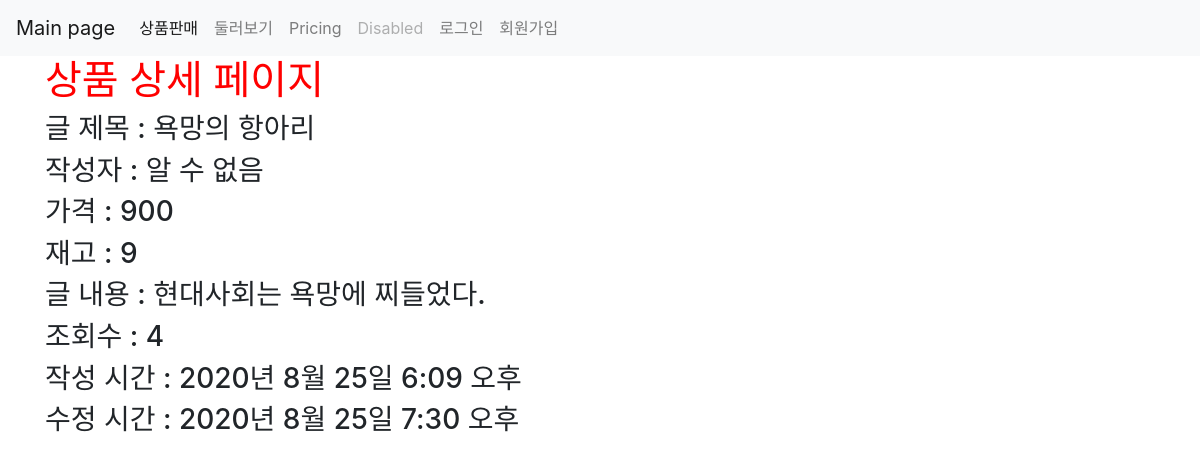
Page /products/7/ on the committed database.
### products/models.py (models this page shows)
class Product(models.Model):
    title = models.CharField(max_length = 100)
    content = models.TextField()
    user = models.ForeignKey(User, on_delete=models.CASCADE, null=True)
    created_at = models.DateTimeField(auto_now_add = True)
    updated_at = models.DateTimeField(auto_now = True)
    view_count = models.IntegerField(default=0)
    image = models.ImageField(upload_to='images/', null=True)
    price = models.IntegerField(null=True)
    stock = models.IntegerField(null=True)

### products/views.py (the view)
# urls.py: path('<int:id>/', show, name="show"),
def show(request, id):
    product = Product.objects.get(pk=id)
    increased_view_count = product.view_count + 1
    product.view_count = increased_view_count
    product.save()
    return render (request, 'products/show.html', {'product': product})

### products/templates/products/show.html (shortened to what this page needs)
{% extends 'base.html' %}
{% block content %}
{% include 'shared/_navbar.html' %}
<div class="container">
    <h1>상품 상세 페이지</h1>
    <h3>글 제목 : {{ product.title }}</h3>
    {% if product.writer %}
        <h3>작성자 : {{ product.user }}</h3>
    {% else %}
        <h3>작성자 : 알 수 없음</h3>
    {% endif %}
    <h3>가격 : {{ product.price }}</h3>
    <h3>재고 : {{ product.stock }}</h3>
    <h3>글 내용 : {{ product.content }}</h3>
    <h3>조회수 : {{ product.view_count }}</h3>
    <h3>작성 시간 : {{ product.created_at }}</h3>
    <h3>수정 시간 : {{ product.updated_at }}</h3>
</div>
{% endblock %}

### myblog/static/css/project.css (style rules this page uses)
h1 { color: red; }

### rows in the picture
Product: title "욕망의 항아리", price "900", stock "9", content "현대사회는 욕망에 찌들었다.", view_count "4", created_at "2020년 8월 25일 6:09 오후", updated_at "2020년 8월 25일 7:30 오후"
